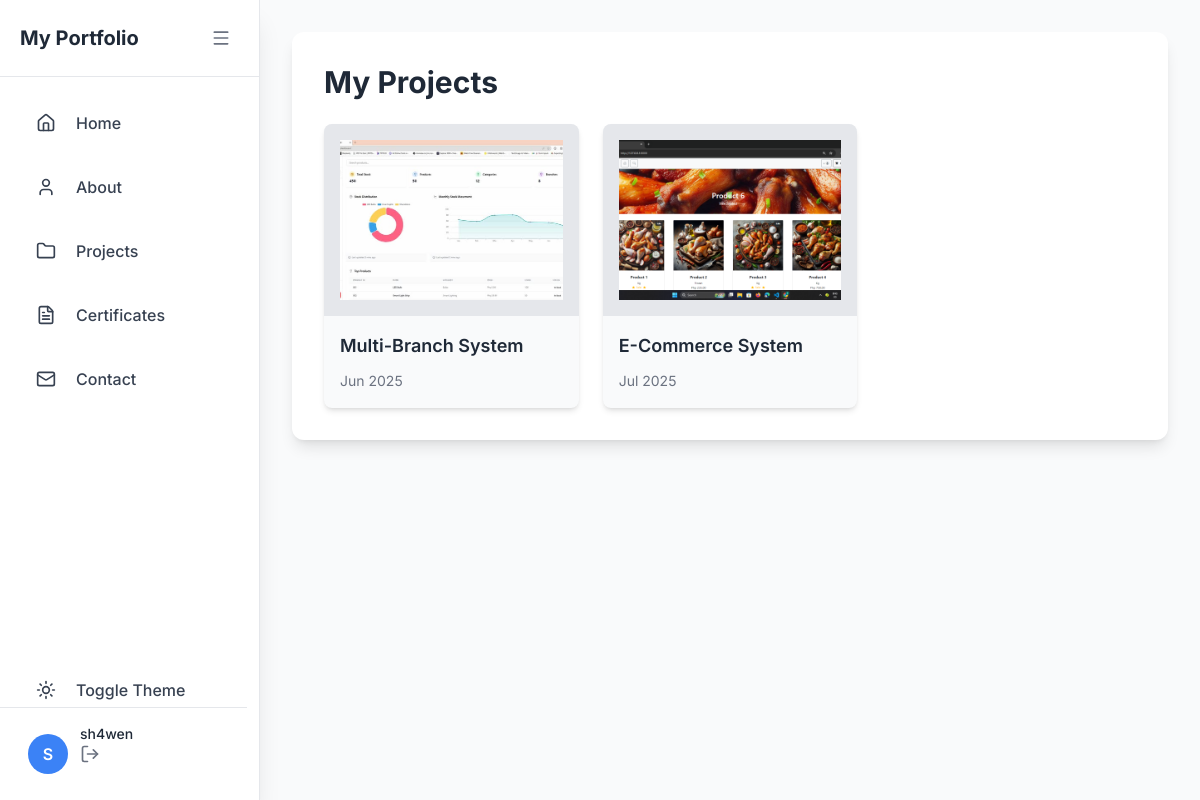
Page /projects/ (signed in) on the committed database.
### main/models.py (models this page shows, shortened)
class Project(models.Model):
    title = models.CharField(max_length=200)
    description = models.TextField()
    image = models.ImageField(upload_to='projects/')
    url = models.URLField(blank=True)
    created_at = models.DateTimeField(auto_now_add=True)

### main/views.py (the view)
# urls.py: path('projects/', views.projects, name='projects'),
def projects(request):
    projects = Project.objects.all()
    return render(request, 'main/projects.html', {'projects': projects})

### main/templates/main/projects.html (shortened to what this page needs)
{% extends "main/base.html" %} {% block content %}
<div class="max-w-7xl mx-auto">
  <div
    class="bg-white dark:bg-gray-800 rounded-xl shadow-lg overflow-hidden p-8 mb-8"
  >
    <h1 class="text-3xl font-bold text-gray-800 dark:text-white mb-6">
      My Projects
    </h1>
    <div class="grid grid-cols-1 md:grid-cols-3 gap-6">
      {% for project in projects %}
      <div
        class="relative bg-gray-50 dark:bg-gray-700 rounded-lg overflow-hidden shadow-md transition-all duration-300 ease-in-out h-full cursor-pointer hover:shadow-lg hover:-translate-y-1"
        onclick="openModal('modal-{{ project.id }}')"
      >
        <div
          class="h-48 bg-gray-200 dark:bg-gray-600 flex items-center justify-center overflow-hidden"
        >
          {% if project.image %}
          <img
            src="{{ project.image.url }}"
            alt="{{ project.title }}"
            class="h-full w-full p-4 object-cover transition-transform duration-500 ease-in-out hover:scale-110"
          />
          {% else %}
          <i data-lucide="image" class="w-16 h-16 text-gray-400"></i>
          {% endif %}
        </div>
        <div class="p-4">
          <h3 class="font-semibold text-lg text-gray-800 dark:text-white mb-2">
            {{ project.title }}
          </h3>
          <span class="text-sm text-gray-500 dark:text-gray-400">
            {{ project.created_at|date:"M Y" }}
          </span>
        </div>
      </div>
      {% endfor %}
    </div>
  </div>
</div>
{% endblock %}

### main/templates/main/base.html (shortened to what this page needs)
{% load static %}
<!DOCTYPE html>
<html lang="en">
  <head>
    <script src="https://cdn.tailwindcss.com?plugins=forms,typography,aspect-ratio,line-clamp"></script>
  </head>
  <body class="bg-gray-50 dark:bg-gray-900 flex min-h-screen">
    <aside
      class="sidebar h-screen bg-white dark:bg-gray-800 shadow-xl fixed left-0 top-0 z-50 border-r border-gray-200 dark:border-gray-700">
      <div
        class="sidebar-header p-5 flex items-center justify-between border-b border-gray-200 dark:border-gray-700"
      >
        <h1
          class="text-xl font-bold text-gray-800 dark:text-white whitespace-nowrap"
        >
          My Portfolio
        </h1>
        <button
          id="sidebarToggle"
          class="text-gray-500 dark:text-gray-400 hover:bg-gray-100 dark:hover:bg-gray-700 p-2 rounded-lg hamburger"
        >
          <i data-lucide="menu" class="w-5 h-5"></i>
        </button>
      </div>
      <nav class="p-4">
        <ul class="space-y-1">
          <li>
            <a
              href="{% url 'home' %}"
              class="nav-link flex items-center p-3 rounded-lg text-gray-700 dark:text-gray-200 hover:bg-gray-100 dark:hover:bg-gray-700 transition-colors group relative"
            >
              <div class="nav-icon-container mr-3">
                <i data-lucide="home" class="w-5 h-5"></i>
              </div>
              <span class="nav-text font-medium">Home</span>
            </a>
          </li>
          <li>
            <a
              href="{% url 'about' %}"
              class="nav-link flex items-center p-3 rounded-lg text-gray-700 dark:text-gray-200 hover:bg-gray-100 dark:hover:bg-gray-700 transition-colors group relative"
            >
              <div class="nav-icon-container mr-3">
                <i data-lucide="user" class="w-5 h-5"></i>
              </div>
              <span class="nav-text font-medium">About</span>
            </a>
          </li>
          <li>
            <a
              href="{% url 'projects' %}"
              class="nav-link flex items-center p-3 rounded-lg text-gray-700 dark:text-gray-200 hover:bg-gray-100 dark:hover:bg-gray-700 transition-colors group relative"
            >
              <div class="nav-icon-container mr-3">
                <i data-lucide="folder" class="w-5 h-5"></i>
              </div>
              <span class="nav-text font-medium">Projects</span>
            </a>
          </li>
          <li>
            <a
              href="{% url 'certificates' %}"
              class="nav-link flex items-center p-3 rounded-lg text-gray-700 dark:text-gray-200 hover:bg-gray-100 dark:hover:bg-gray-700 transition-colors group relative"
            >
              <div class="nav-icon-container mr-3">
                <i data-lucide="file-text" class="w-5 h-5"></i>
              </div>
              <span class="nav-text font-medium">Certificates</span>
            </a>
          </li>
          <li>
            <a
              href="{% url 'contact' %}"
              class="nav-link flex items-center p-3 rounded-lg text-gray-700 dark:text-gray-200 hover:bg-gray-100 dark:hover:bg-gray-700 transition-colors group relative"
            >
              <div class="nav-icon-container mr-3">
                <i data-lucide="mail" class="w-5 h-5"></i>
              </div>
              <span class="nav-text font-medium">Contact</span>
            </a>
          </li>
          </ul>
          <div class="absolute bottom-20 left-0 right-0 px-4">
            <button
              id="themeToggleNav"
              class="nav-link w-full flex items-center p-3 rounded-lg text-gray-700 dark:text-gray-200 hover:bg-gray-100 dark:hover:bg-gray-700 transition-colors group relative"
            >
              <div class="nav-icon-container mr-3">
                <i
            data-lucide="sun"
            class="w-5 h-5 text-gray-700 dark:text-gray-200 block dark:hidden"
                ></i>
              </div>
              <span class="nav-text font-medium">Toggle Theme</span>
            </button>
          </div>
      </nav>
      <div
          class="absolute bottom-0 left-0 right-0 mr-3 p-4 border-t border-gray-200 dark:border-gray-700"
        >
          <div class="flex items-center justify-between">
            <div class="flex items-center">
              <div
                class="w-10 h-10 ml-3 rounded-full bg-primary-500 flex items-center justify-center text-white font-semibold mr-3"
              >
                {{ user.username|first|upper }}
              </div>
              <div class="user-info">
                <p
                  class="text-sm font-medium text-gray-800 dark:text-gray-200 whitespace-nowrap"
                >
                  {% if user.is_authenticated %}
                  {{ user.get_full_name|default:user.username }}
                  <a
                    href="{% url 'logout' %}"
                    class="p-2 rounded-lg hover:bg-gray-100 dark:hover:bg-gray-700 transition-colors"
                    title="Logout"
                  >
                    <i data-lucide="log-out" class="w-5 h-5 text-gray-500 dark:text-gray-400"></i>
                  </a>
                  {% else %} ADMIN {% endif %}
                </p>
              </div>
            </div>
  </div>
</div>
    </aside>
    <main class="content w-full min-h-screen p-8 ">
      {% block content %} {% endblock %}
    </main>
  </body>
</html>

### main/templates/main/base.html (style rules this page uses)
body { font-family: "Inter", sans-serif; }
.sidebar { transition: all 0.3s cubic-bezier(0.4, 0, 0.2, 1); width: 260px; }
.content { transition: all 0.3s cubic-bezier(0.4, 0, 0.2, 1); margin-left: 260px; }
.nav-text { transition: all 0.3s cubic-bezier(0.4, 0, 0.2, 1); }
.nav-icon-container { transition: all 0.3s cubic-bezier(0.4, 0, 0.2, 1); display: flex; justify-content: center; align-items: center; width: 36px; height: 36px; border-radius: 12px; }
.hamburger { transition: transform 0.3s; }
.user-info { transition: all 0.3s cubic-bezier(0.4, 0, 0.2, 1); }

### rows in the picture
Project: image (picture), title "Multi-Branch System", created_at "Jun 2025"
Project: image (picture), title "E-Commerce System", created_at "Jul 2025"

### other values in the picture
{{ user.username|first|upper }} "S"
{{ user.get_full_name|default:user.username }} "sh4wen"
